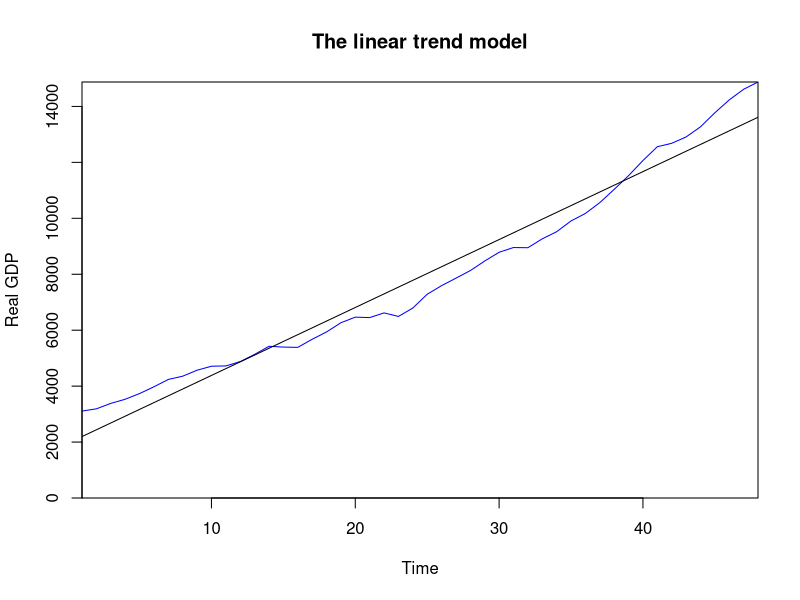

Generate this figure with R: (Note: this script raises an error after producing the figure.)
## ---- chunk 1
# Loading the data
RGDP <- read.csv("GDPCA.csv", sep= ";", header = TRUE)

# Inspecting the data
head(RGDP, 5L)

# The model
linear_trend <- lm(RGDP$GDPCA ~ RGDP$TIME)

# Plot
plot(RGDP$TIME, RGDP$GDPCA,
     type = "l",
     col = "blue",
     main = "The linear trend model",
     xlab = "Time",
     ylab = "Real GDP",
     ylim = c(0, max(RGDP$GDPCA)),
     xaxs = "i", 
     yaxs = "i")
abline(lm(RGDP$GDPCA ~ RGDP$TIME))

## ---- chunk 2
stargazer(linear_trend, type = "text", keep.stat = c("n", "rsq"))
## ---- chunk 3

RGDP$lnGDPCA <- log(RGDP$GDPCA)

log_linear_trend <- lm(RGDP$lnGDPCA ~ RGDP$TIME)

plot(RGDP$TIME, RGDP$lnGDPCA,
     type = "l",
     col = "red",
     main = "The log-linear trend model",
     xlab = "Time",
     ylab = "Log real GDP",
     xaxs = "i", 
     yaxs = "i")
abline(lm(RGDP$lnGDPCA ~ RGDP$TIME))

## ---- chunk 4
stargazer(log_linear_trend, type = "text", keep.stat = c("n", "rsq"))
## ---- chunk 5
exp(8.0881267)
head(RGDP, 1L)
## ---- chunk 6
(exp(0.0322421) - 1)*100
## ---- chunk 7

quadratic_trend <- lm(RGDP$GDPCA ~ RGDP$TIME + I(RGDP$TIME^2))

plot(RGDP$TIME, RGDP$GDPCA,
     type = "l",
     col = "black",
     main = "The quadratic level-level trend model",
     xlab = "Time",
     ylab = "Real GDP",
     xaxs = "i", 
     yaxs = "i")
lines(RGDP$TIME, quadratic_trend$fitted.values, col = "green")

## ---- chunk 8
stargazer(quadratic_trend, type = "text", keep.stat = c("n", "rsq"))
## ---- chunk 9

quadratic_log_trend <- lm(RGDP$lnGDPCA ~ RGDP$TIME + I(RGDP$TIME^2))

plot(RGDP$TIME, RGDP$lnGDPCA,
     type = "l",
     col = "black",
     main = "The quadratic log-level trend model",
     xlab = "Time",
     ylab = "Log real GDP",
     xaxs = "i", 
     yaxs = "i")
lines(RGDP$TIME, quadratic_log_trend$fitted.values, col = "purple")

## ---- chunk 10
stargazer(quadratic_log_trend, type = "text", keep.stat = c("n", "rsq"))
## ---- chunk 11
# Private final consumption expenditure at 2015 prices
df_cons <- rdb(ids = "AMECO/OCPH/USA.1.1.0.0.OCPH") %>%
  select(original_period, value) %>% 
  rename(Year = original_period,
         cons = value) %>% 
  filter(Year >= 1960 & Year <= 2019)

# Gross domestic product at 2015 reference levels [OVGD]
df_rGDP <- rdb(ids = "AMECO/OVGD/USA.1.1.0.0.OVGD") %>%
  select(original_period, value) %>% 
  rename(Year = original_period,
         rGDP = value) %>% 
  filter(Year >= 1960 & Year <= 2019)

# Joining data
df_final <- df_cons %>% 
  left_join(df_rGDP, by = c("Year")) %>% 
  mutate(ldcons = c(NA, diff(log(cons))),
         ldrGDP = c(NA, diff(log(rGDP))))

# Preparing the data for the graphs
df_graph_level <- df_final %>% 
  pivot_longer(!Year, names_to = "Variable", values_to = "Value") %>% 
  filter(Variable %in% c("rGDP", "cons")) %>% 
  arrange(Variable)
## ---- chunk 12
# Plot of the time series
ggplot(data = df_graph_level, aes(x = as.numeric(Year),
                                  y = Value, 
                                  col = Variable)) +
  geom_line() +
  scale_colour_discrete(name = "",
                        breaks = c("rGDP",
                                   "cons"),
                        labels = c("Real GDP",
                                   "Consumption")) +
  labs(title = "United States", 
       x = "Years", 
       y = "Bio. Dollars") +
  theme(legend.position = "bottom")
## ---- chunk 13

ggplot(data = df_final, aes(x = rGDP, y = cons)) + 
  geom_point() +
  geom_smooth(method = lm, se = FALSE) +
  labs(title = "Estimation of the consumption function, 1960-2019", 
       x = "Real GDP, Mio. $", 
       y = "Consumption, Mio. $")

reg1 <- lm(cons ~ rGDP, data = df_final)
          
stargazer(reg1,
          header = FALSE,
          title = "Estimation of the consumption function in levels, 1960-2019.",
          keep.stat = c("N", "rsq"))

## ---- chunk 14
reg1 <- lm(cons ~ rGDP, data = df_final)
plot(df_final$rGDP, reg1$residuals,
     xlab = "Real GDP",
     ylab = "Residuals")
abline(h = 0, lty = 3)
## ---- chunk 15

ggplot(data = df_final, aes(x = ldrGDP, y = ldcons)) + 
  geom_point() +
  geom_smooth(method = lm, se = FALSE) +
  labs(title = "Estimation of the consumption function in logarithmic differences, 1960-2019", 
       x = "Log difference real GDP", 
       y = "Log difference consumption")

reg2 <- lm(ldcons ~ ldrGDP, data = df_final)
          
stargazer(reg2,
          header = FALSE,
          title = "Estimation of the consumption function in logarithmic differences, 1960-2019.",
          keep.stat = c("N", "rsq"))

## ---- chunk 16
reg2 <- lm(ldcons ~ ldrGDP + ldcons, data = df_final[-1,])
plot(df_final$ldrGDP[-1], reg2$residuals,
     xlab = "Log difference real GDP",
     ylab = "Residuals")
abline(h = 0, lty = 3)
